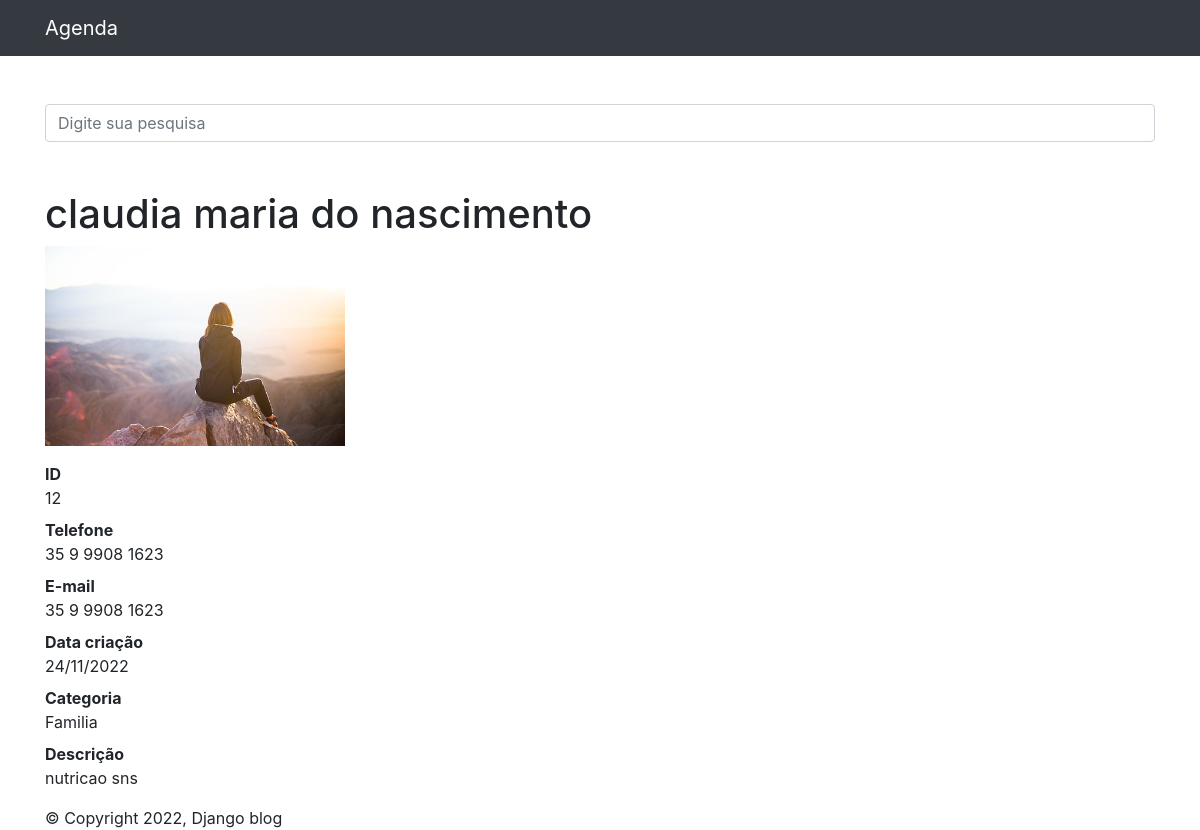
The app's page /12/ with its own data.
### contatos/models.py (models this page shows, shortened)
class Contato(models.Model):
    nome = models.CharField(max_length=255)
    sobrenome = models.CharField(max_length=255, blank=True)
    telefone = models.CharField(max_length=255)
    email = models.EmailField(max_length=255, blank=True)
    data_criacao = models.DateTimeField(default=timezone.now)
    descricao = models.TextField(blank=True)
    categoria = models.ForeignKey(Categoria, on_delete=models.DO_NOTHING)
    mostrar = models.BooleanField(default=True)
    foto = models.ImageField(blank=True, upload_to='fotos/%Y/%m/%d') # vazia se nao enviada

class Categoria(models.Model):
    nome = models.CharField(max_length=255)
    def __str__(self):
        return self.nome

### contatos/views.py (the view)
# urls.py: path('<int:contato_id>/', views.ver_contato, name='ver_contato'),
def ver_contato(request, contato_id):
    contato = get_object_or_404(Contato, id=contato_id)
    if not contato.mostrar:
        raise Http404()
    return render(request, 'contatos/ver_contato.html',{
    'contato': contato,
     })

### contatos/templates/contatos/ver_contato.html (shortened to what this page needs)
{% extends 'base.html' %}
{% block conteudo %}
<h1 class="mt-5">{{contato.nome}} {{contato.sobrenome}}</h1>
  {% if contato.foto %}
    <p><img src="{{contato.foto.url}}" style="max-width: 300px" alt=""></p>
  {%endif%}
<dl>
    <dt>ID</dt>
    <dd>{{contato.id}}</dd>
    <dt>Telefone</dt>
    <dd>{{contato.telefone}}</dd>
    <dt>E-mail</dt>
    <dd>{{contato.telefone}}</dd>
    <dt>Data criação</dt>
    <dd>{{contato.data_criacao|date:'d/m/Y'}}</dd>
    <dt>Categoria</dt>
    <dd>{{contato.categoria}}</dd>
    <dt>Descrição</dt>
    <dd>
      {{contato.descricao}}
    </dd>
</dl>
{% endblock conteudo %}

### records on screen
Contato: nome "claudia", sobrenome "maria do nascimento", foto (picture), id "12", telefone "35 9 9908 1623", data_criacao "24/11/2022", categoria "Familia", descricao "nutricao sns"
